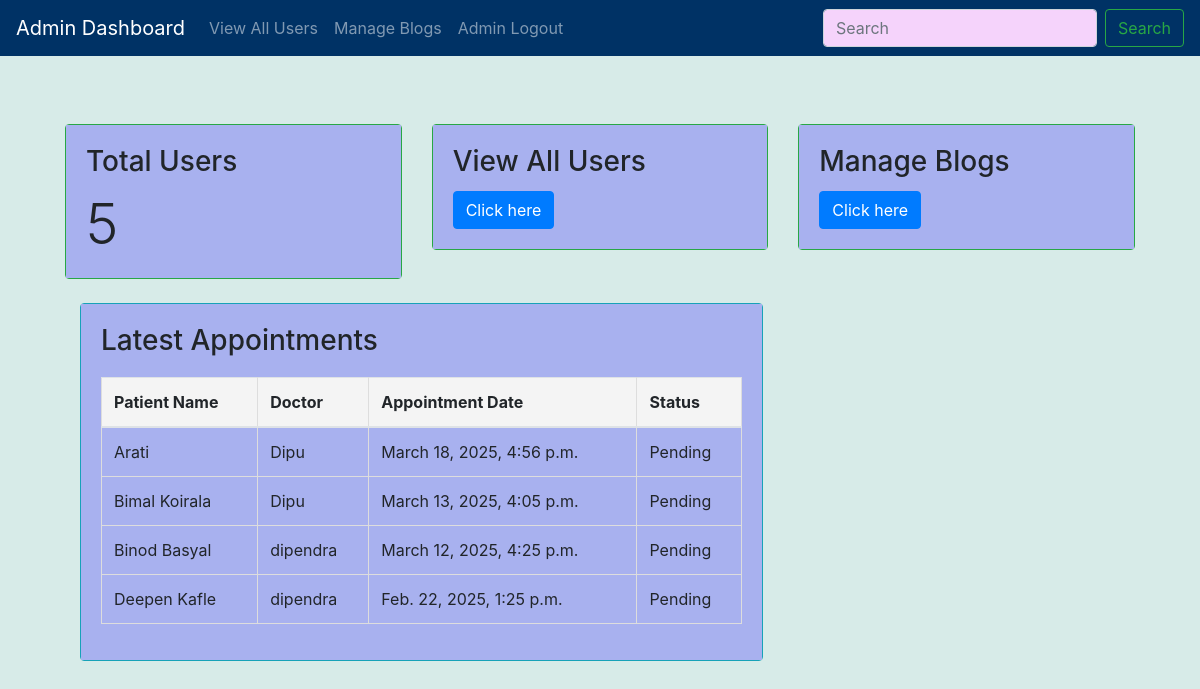
The app's page /custom-admin/dashboard/ (signed in) with its own data.
### home/models.py (models this page shows, shortened)
class Appointment(models.Model):
    patient_name = models.CharField(max_length=200)
    patient_email = models.EmailField()
    doctor = models.ForeignKey(Doctor, on_delete=models.CASCADE)
    appointment_date = models.DateTimeField()
    status = models.CharField(max_length=20, default="Pending")  # Pending, Approved, or Declined

class Doctor(models.Model):
    user = models.OneToOneField(User, on_delete=models.CASCADE)
    specialization = models.CharField(max_length=100)

### home/views.py (the view)
# urls.py: path('custom-admin/dashboard/', admin_dashboard, name='admin_dashboard'),
@login_required
def admin_dashboard(request):
    total_patients = Patient.objects.count()
    appointments = Appointment.objects.all().order_by('-appointment_date')[:5]  # Fetch the 5 latest appointments
    context = {
        'total_patients': total_patients,
        'appointments': appointments
    }
    return render(request, 'admin/dashboard.html', context)

### templates/admin/dashboard.html (shortened to what this page needs)
{% extends 'admin/base.html' %}
{% block content %}
<div class="container mt-5 admin-dashboard">
    <div class="row">
        <div class="col-md-4 mb-4">
            <div class="card border-success">
                <div class="card-body">
                    <h3 class="card-title">Total Users</h3>
                    <p class="card-text display-4">{{ total_patients }}</p>
                </div>
            </div>
        </div>
        <div class="col-md-4 mb-4">
            <div class="card border-success">
                <div class="card-body">
                    <h3 class="card-title">View All Users</h3>
                    <a class="btn btn-primary" href="{% url 'admin-users' %}" >Click here</a>
                </div>
            </div>
        </div>
        <div class="col-md-4 mb-4">
            <div class="card border-success">
                <div class="card-body">
                    <h3 class="card-title">Manage Blogs</h3>
                    <a class="btn btn-primary" href="{% url 'manage-blogs' %}">Click here</a>
                </div>
            </div>
        </div>
    </div>
    <div class="col-md-8 mb-4">
        <div class="card border-info">
            <div class="card-body">
                <h3 class="card-title">Latest Appointments</h3>
                <table class="table">
                    <thead>
                        <tr>
                            <th>Patient Name</th>
                            <th>Doctor</th>
                            <th>Appointment Date</th>
                            <th>Status</th>
                        </tr>
                    </thead>
                    <tbody>
                        {% for appointment in appointments %}
                        <tr>
                            <td>{{ appointment.patient_name }}</td>
                            <td>{{ appointment.doctor.user.username }}</td>
                            <td>{{ appointment.appointment_date }}</td>
                            <td>Pending</td>
                        </tr>
                        {% empty %}
                        <tr>
                            <td colspan="4">No appointments available.</td>
                        </tr>
                        {% endfor %}
                    </tbody>
                </table>
            </div>
        </div>
    </div>
</div>
{% endblock %}

### static/css/styles.css (style rules this page uses)
body { background-color: #d7ebe8; }
.card-body { -webkit-box-flex: 1; -ms-flex: 1 1 auto; flex: 1 1 auto; padding: 1.25rem; background-color: #a8b1ef; }
.admin-dashboard { padding: 20px; }
table { width: 100%; border-collapse: collapse; margin-top: 20px; }
table th, table td { border: 1px solid #ddd; padding: 8px; text-align: left; }
table th { background-color: #f4f4f4; }

### records on screen
Appointment: patient_name "Arati", doctor.user.username "Dipu", appointment_date "March 18, 2025, 4:56 p.m."
Appointment: patient_name "Bimal Koirala", doctor.user.username "Dipu", appointment_date "March 13, 2025, 4:05 p.m."
Appointment: patient_name "Binod Basyal", doctor.user.username "dipendra", appointment_date "March 12, 2025, 4:25 p.m."
Appointment: patient_name "Deepen Kafle", doctor.user.username "dipendra", appointment_date "Feb. 22, 2025, 1:25 p.m."

### other values on screen
{{ total_patients }} "5"
